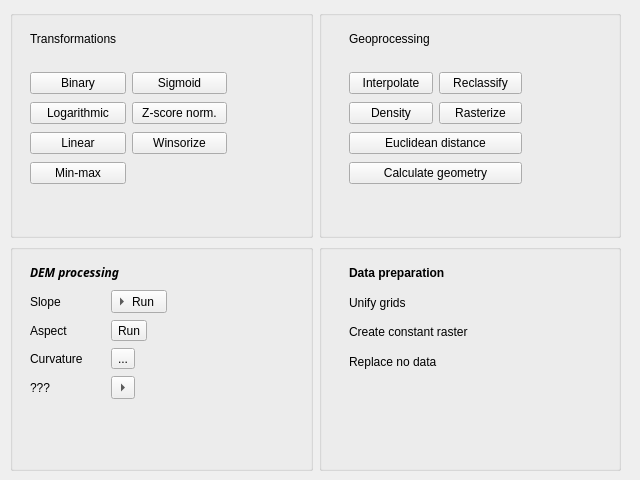
<?xml version="1.0" encoding="UTF-8"?>
<ui version="4.0">
 <class>WizardPage</class>
 <widget class="QWizardPage" name="WizardPage">
  <property name="geometry">
   <rect>
    <x>0</x>
    <y>0</y>
    <width>640</width>
    <height>480</height>
   </rect>
  </property>
  <property name="windowTitle">
   <string>WizardPage</string>
  </property>
  <property name="windowOpacity">
   <double>1.000000000000000</double>
  </property>
  <widget class="QWidget" name="">
   <property name="geometry">
    <rect>
     <x>10</x>
     <y>10</y>
     <width>611</width>
     <height>461</height>
    </rect>
   </property>
   <layout class="QGridLayout" name="gridLayout">
    <item row="0" column="1">
     <widget class="QGroupBox" name="groupBox_2">
      <widget class="QLabel" name="label_2">
       <property name="geometry">
        <rect>
         <x>30</x>
         <y>20</y>
         <width>111</width>
         <height>17</height>
        </rect>
       </property>
       <property name="text">
        <string>Geoprocessing</string>
       </property>
      </widget>
      <widget class="QWidget" name="">
       <property name="geometry">
        <rect>
         <x>30</x>
         <y>60</y>
         <width>173</width>
         <height>120</height>
        </rect>
       </property>
       <layout class="QGridLayout" name="gridLayout_4">
        <item row="0" column="0">
         <widget class="QPushButton" name="pushButton_15">
          <property name="text">
           <string>Interpolate</string>
          </property>
         </widget>
        </item>
        <item row="0" column="1">
         <widget class="QPushButton" name="pushButton_17">
          <property name="text">
           <string>Reclassify</string>
          </property>
         </widget>
        </item>
        <item row="1" column="0">
         <widget class="QPushButton" name="pushButton_13">
          <property name="text">
           <string>Density</string>
          </property>
         </widget>
        </item>
        <item row="1" column="1">
         <widget class="QPushButton" name="pushButton_16">
          <property name="text">
           <string>Rasterize</string>
          </property>
         </widget>
        </item>
        <item row="2" column="0" colspan="2">
         <widget class="QPushButton" name="pushButton_14">
          <property name="text">
           <string>Euclidean distance</string>
          </property>
         </widget>
        </item>
        <item row="3" column="0" colspan="2">
         <widget class="QPushButton" name="pushButton_12">
          <property name="text">
           <string>Calculate geometry</string>
          </property>
         </widget>
        </item>
       </layout>
      </widget>
     </widget>
    </item>
    <item row="0" column="0">
     <widget class="QGroupBox" name="groupBox">
      <widget class="QLabel" name="label">
       <property name="geometry">
        <rect>
         <x>20</x>
         <y>20</y>
         <width>111</width>
         <height>17</height>
        </rect>
       </property>
       <property name="text">
        <string>Transformations</string>
       </property>
      </widget>
      <widget class="QWidget" name="">
       <property name="geometry">
        <rect>
         <x>20</x>
         <y>60</y>
         <width>197</width>
         <height>120</height>
        </rect>
       </property>
       <layout class="QGridLayout" name="gridLayout_3">
        <item row="0" column="0">
         <widget class="QPushButton" name="pushButton_7">
          <property name="text">
           <string>Binary</string>
          </property>
         </widget>
        </item>
        <item row="0" column="1">
         <widget class="QPushButton" name="pushButton_11">
          <property name="text">
           <string>Sigmoid</string>
          </property>
         </widget>
        </item>
        <item row="1" column="0">
         <widget class="QPushButton" name="pushButton_8">
          <property name="text">
           <string>Logarithmic</string>
          </property>
         </widget>
        </item>
        <item row="1" column="1">
         <widget class="QPushButton" name="pushButton_10">
          <property name="text">
           <string>Z-score norm.</string>
          </property>
         </widget>
        </item>
        <item row="2" column="0">
         <widget class="QPushButton" name="pushButton_5">
          <property name="text">
           <string>Linear</string>
          </property>
         </widget>
        </item>
        <item row="2" column="1">
         <widget class="QPushButton" name="pushButton_9">
          <property name="text">
           <string>Winsorize</string>
          </property>
         </widget>
        </item>
        <item row="3" column="0">
         <widget class="QPushButton" name="pushButton_6">
          <property name="text">
           <string>Min-max</string>
          </property>
         </widget>
        </item>
       </layout>
      </widget>
     </widget>
    </item>
    <item row="1" column="1">
     <widget class="QGroupBox" name="groupBox_4">
      <widget class="QLabel" name="label_5">
       <property name="geometry">
        <rect>
         <x>30</x>
         <y>20</y>
         <width>131</width>
         <height>17</height>
        </rect>
       </property>
       <property name="font">
        <font>
         <weight>75</weight>
         <bold>true</bold>
        </font>
       </property>
       <property name="frameShape">
        <enum>QFrame::NoFrame</enum>
       </property>
       <property name="text">
        <string>Data preparation</string>
       </property>
      </widget>
      <widget class="QLabel" name="label_7">
       <property name="geometry">
        <rect>
         <x>30</x>
         <y>50</y>
         <width>81</width>
         <height>17</height>
        </rect>
       </property>
       <property name="text">
        <string>Unify grids</string>
       </property>
      </widget>
      <widget class="QLabel" name="label_8">
       <property name="geometry">
        <rect>
         <x>30</x>
         <y>80</y>
         <width>161</width>
         <height>16</height>
        </rect>
       </property>
       <property name="text">
        <string>Create constant raster</string>
       </property>
      </widget>
      <widget class="QLabel" name="label_9">
       <property name="geometry">
        <rect>
         <x>30</x>
         <y>110</y>
         <width>161</width>
         <height>16</height>
        </rect>
       </property>
       <property name="text">
        <string>Replace no data</string>
       </property>
      </widget>
     </widget>
    </item>
    <item row="1" column="0">
     <widget class="QGroupBox" name="groupBox_5">
      <widget class="QLabel" name="label_6">
       <property name="geometry">
        <rect>
         <x>20</x>
         <y>20</y>
         <width>121</width>
         <height>17</height>
        </rect>
       </property>
       <property name="font">
        <font>
         <family>Yrsa</family>
         <weight>75</weight>
         <italic>true</italic>
         <bold>true</bold>
        </font>
       </property>
       <property name="text">
        <string>DEM processing</string>
       </property>
      </widget>
      <widget class="QWidget" name="">
       <property name="geometry">
        <rect>
         <x>20</x>
         <y>45</y>
         <width>137</width>
         <height>115</height>
        </rect>
       </property>
       <layout class="QGridLayout" name="gridLayout_2">
        <item row="0" column="0">
         <widget class="QLabel" name="label_3">
          <property name="text">
           <string>Slope</string>
          </property>
         </widget>
        </item>
        <item row="0" column="1">
         <widget class="QToolButton" name="toolButton_2">
          <property name="text">
           <string>Run</string>
          </property>
          <property name="toolButtonStyle">
           <enum>Qt::ToolButtonTextBesideIcon</enum>
          </property>
          <property name="arrowType">
           <enum>Qt::RightArrow</enum>
          </property>
         </widget>
        </item>
        <item row="1" column="0">
         <widget class="QLabel" name="label_4">
          <property name="text">
           <string>Aspect</string>
          </property>
         </widget>
        </item>
        <item row="1" column="1">
         <widget class="QToolButton" name="toolButton">
          <property name="text">
           <string>Run</string>
          </property>
          <property name="popupMode">
           <enum>QToolButton::InstantPopup</enum>
          </property>
          <property name="toolButtonStyle">
           <enum>Qt::ToolButtonIconOnly</enum>
          </property>
         </widget>
        </item>
        <item row="2" column="0">
         <widget class="QLabel" name="label_10">
          <property name="text">
           <string>Curvature</string>
          </property>
         </widget>
        </item>
        <item row="2" column="1">
         <widget class="QToolButton" name="toolButton_3">
          <property name="text">
           <string>...</string>
          </property>
          <property name="popupMode">
           <enum>QToolButton::DelayedPopup</enum>
          </property>
         </widget>
        </item>
        <item row="3" column="0">
         <widget class="QLabel" name="label_11">
          <property name="text">
           <string>???</string>
          </property>
         </widget>
        </item>
        <item row="3" column="1">
         <widget class="QToolButton" name="toolButton_4">
          <property name="text">
           <string>...</string>
          </property>
          <property name="popupMode">
           <enum>QToolButton::DelayedPopup</enum>
          </property>
          <property name="arrowType">
           <enum>Qt::RightArrow</enum>
          </property>
         </widget>
        </item>
       </layout>
      </widget>
     </widget>
    </item>
   </layout>
   <zorder>groupBox</zorder>
   <zorder>groupBox_5</zorder>
  </widget>
 </widget>
 <resources/>
 <connections/>
</ui>
